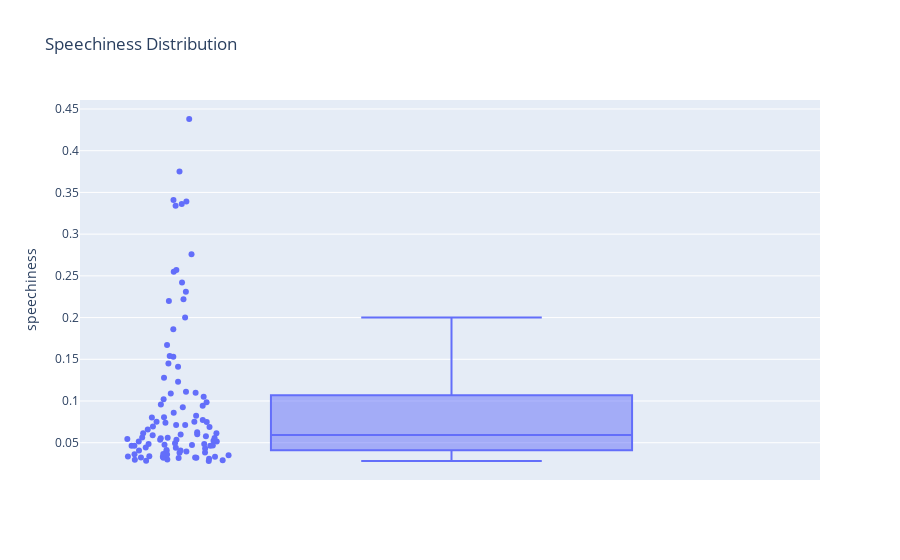

The notebook cell this image was saved under:
### Code cell
fig = px.box(features_df, y="speechiness", points="all", title="Speechiness Distribution")
fig.show()

### Figure 1 — Plotly figure (JSON) as saved in the notebook; plotly's stock layout.template omitted (floating-point values rounded to 4 significant figures)
{"data": [{"alignmentgroup": "True", "boxpoints": "all", "hovertemplate": "speechiness=%{y}<extra></extra>", "legendgroup": "", "marker": {"color": "#636efa"}, "name": "", "notched": false, "offsetgroup": "", "orientation": "v", "showlegend": false, "type": "box", "x0": " ", "xaxis": "x", "y": [0.0598, 0.0802, 0.0924, 0.0319, 0.0712, 0.0466, 0.0536, 0.0338, 0.0283, 0.128, 0.029, 0.0331, 0.0944, 0.059, 0.276, 0.375, 0.0296, 0.2, 0.0484, 0.0333, 0.0465, 0.109, 0.0359, 0.0536, 0.0317, 0.0336, 0.0308, 0.0557, 0.438, 0.0395, 0.145, 0.0464, 0.0322, 0.0364, 0.334, 0.0484, 0.242, 0.03, 0.141, 0.231, 0.0382, 0.0694, 0.0523, 0.0379, 0.0751, 0.102, 0.0688, 0.0515, 0.222, 0.0752, 0.154, 0.0984, 0.11, 0.0349, 0.0578, 0.0625, 0.341, 0.0474, 0.04, 0.0414, 0.0363, 0.0476, 0.0738, 0.0615, 0.257, 0.044, 0.0321, 0.0747, 0.0824, 0.0432, 0.0601, 0.111, 0.0493, 0.0658, 0.0442, 0.0544, 0.22, 0.336, 0.0323, 0.123, 0.0859, 0.167, 0.0804, 0.0406, 0.339, 0.0406, 0.0559, 0.186, 0.0554, 0.0615, 0.105, 0.0564, 0.0959, 0.0711, 0.255, 0.0514, 0.0281, 0.0465, 0.153, 0.0773], "y0": " ", "yaxis": "y"}], "layout": {"boxmode": "group", "legend": {"tracegroupgap": 0}, "title": {"text": "Speechiness Distribution"}, "xaxis": {"anchor": "y", "domain": [0, 1]}, "yaxis": {"anchor": "x", "domain": [0, 1], "title": {"text": "speechiness"}}}}
